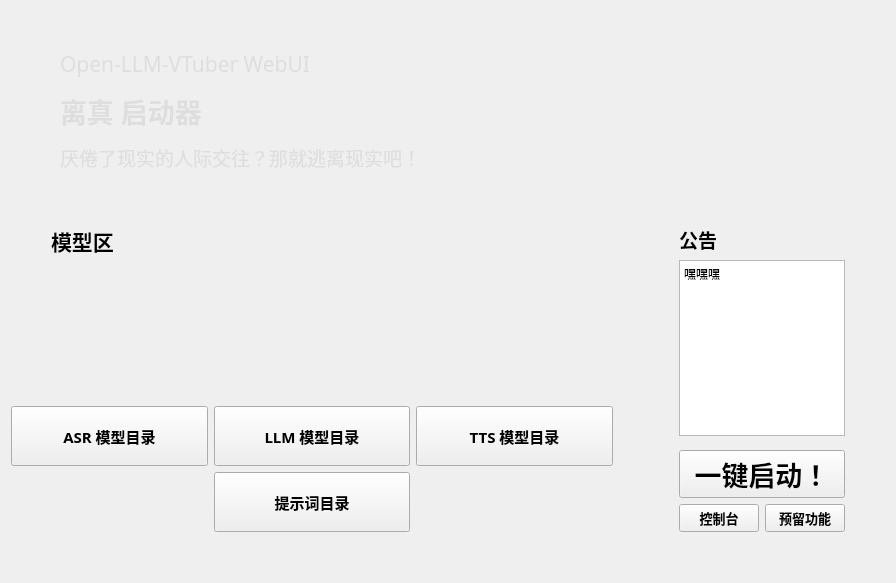
<?xml version="1.0" encoding="UTF-8"?>
<ui version="4.0">
 <class>Start</class>
 <widget class="QWidget" name="Start">
  <property name="geometry">
   <rect>
    <x>0</x>
    <y>0</y>
    <width>896</width>
    <height>583</height>
   </rect>
  </property>
  <property name="windowTitle">
   <string>Form</string>
  </property>
  <layout class="QVBoxLayout" name="verticalLayout">
   <item>
    <widget class="QFrame" name="pHeader">
     <property name="sizePolicy">
      <sizepolicy hsizetype="Preferred" vsizetype="Preferred">
       <horstretch>0</horstretch>
       <verstretch>0</verstretch>
      </sizepolicy>
     </property>
     <property name="minimumSize">
      <size>
       <width>800</width>
       <height>200</height>
      </size>
     </property>
     <property name="autoFillBackground">
      <bool>false</bool>
     </property>
     <property name="frameShape">
      <enum>QFrame::Shape::NoFrame</enum>
     </property>
     <property name="frameShadow">
      <enum>QFrame::Shadow::Plain</enum>
     </property>
     <layout class="QHBoxLayout" name="horizontalLayout">
      <item>
       <spacer name="hInfoHSpacer">
        <property name="orientation">
         <enum>Qt::Orientation::Horizontal</enum>
        </property>
        <property name="sizeType">
         <enum>QSizePolicy::Policy::Fixed</enum>
        </property>
        <property name="sizeHint" stdset="0">
         <size>
          <width>40</width>
          <height>20</height>
         </size>
        </property>
       </spacer>
      </item>
      <item>
       <widget class="DisplayLabel" name="headerInfo">
        <property name="font">
         <font>
          <family>阿里巴巴普惠体 R</family>
         </font>
        </property>
        <property name="text">
         <string>&lt;html&gt;&lt;head/&gt;&lt;body&gt;&lt;p&gt;&lt;span style=&quot; font-size:16pt; color:#dedede;&quot;&gt;Open-LLM-VTuber WebUI&lt;/span&gt;&lt;/p&gt;&lt;p&gt;&lt;span style=&quot; font-size:20pt; font-weight:700; color:#dedede;&quot;&gt;离真 启动器&lt;/span&gt;&lt;/p&gt;&lt;p&gt;&lt;span style=&quot; font-size:14pt; color:#dedede;&quot;&gt;厌倦了现实的人际交往？那就逃离现实吧！&lt;/span&gt;&lt;/p&gt;&lt;/body&gt;&lt;/html&gt;</string>
        </property>
       </widget>
      </item>
     </layout>
    </widget>
   </item>
   <item>
    <layout class="QHBoxLayout" name="pMain">
     <item>
      <layout class="QGridLayout" name="pDisplay">
       <item row="8" column="0">
        <layout class="QGridLayout" name="pFolders">
         <item row="2" column="1">
          <widget class="PushButton" name="personaFolder">
           <property name="sizePolicy">
            <sizepolicy hsizetype="Minimum" vsizetype="Expanding">
             <horstretch>0</horstretch>
             <verstretch>0</verstretch>
            </sizepolicy>
           </property>
           <property name="font">
            <font>
             <family>阿里巴巴普惠体 R</family>
             <pointsize>11</pointsize>
             <bold>true</bold>
            </font>
           </property>
           <property name="text">
            <string>提示词目录</string>
           </property>
          </widget>
         </item>
         <item row="1" column="0">
          <widget class="PushButton" name="ASRFolder">
           <property name="sizePolicy">
            <sizepolicy hsizetype="Minimum" vsizetype="Expanding">
             <horstretch>0</horstretch>
             <verstretch>0</verstretch>
            </sizepolicy>
           </property>
           <property name="font">
            <font>
             <family>阿里巴巴普惠体 R</family>
             <pointsize>11</pointsize>
             <bold>true</bold>
            </font>
           </property>
           <property name="text">
            <string>ASR 模型目录</string>
           </property>
          </widget>
         </item>
         <item row="1" column="2">
          <widget class="PushButton" name="TTSFolder">
           <property name="sizePolicy">
            <sizepolicy hsizetype="Minimum" vsizetype="Expanding">
             <horstretch>0</horstretch>
             <verstretch>0</verstretch>
            </sizepolicy>
           </property>
           <property name="font">
            <font>
             <family>阿里巴巴普惠体 R</family>
             <pointsize>11</pointsize>
             <bold>true</bold>
            </font>
           </property>
           <property name="text">
            <string>TTS 模型目录</string>
           </property>
          </widget>
         </item>
         <item row="1" column="1">
          <widget class="PushButton" name="LLMFolder">
           <property name="sizePolicy">
            <sizepolicy hsizetype="Minimum" vsizetype="Expanding">
             <horstretch>0</horstretch>
             <verstretch>0</verstretch>
            </sizepolicy>
           </property>
           <property name="font">
            <font>
             <family>阿里巴巴普惠体 R</family>
             <pointsize>11</pointsize>
             <bold>true</bold>
            </font>
           </property>
           <property name="text">
            <string>LLM 模型目录</string>
           </property>
          </widget>
         </item>
        </layout>
       </item>
       <item row="2" column="0">
        <spacer name="tVSpacerB">
         <property name="orientation">
          <enum>Qt::Orientation::Vertical</enum>
         </property>
         <property name="sizeType">
          <enum>QSizePolicy::Policy::Fixed</enum>
         </property>
         <property name="sizeHint" stdset="0">
          <size>
           <width>20</width>
           <height>5</height>
          </size>
         </property>
        </spacer>
       </item>
       <item row="6" column="0">
        <layout class="QGridLayout" name="pModels">
         <item row="0" column="0">
          <widget class="ModelDisplayCard" name="ASRCard" native="true">
           <property name="sizePolicy">
            <sizepolicy hsizetype="Expanding" vsizetype="Expanding">
             <horstretch>0</horstretch>
             <verstretch>0</verstretch>
            </sizepolicy>
           </property>
          </widget>
         </item>
         <item row="0" column="1">
          <widget class="ModelDisplayCard" name="LLMCard" native="true">
           <property name="sizePolicy">
            <sizepolicy hsizetype="Expanding" vsizetype="Expanding">
             <horstretch>0</horstretch>
             <verstretch>0</verstretch>
            </sizepolicy>
           </property>
          </widget>
         </item>
         <item row="0" column="2">
          <widget class="ModelDisplayCard" name="TTSCard" native="true">
           <property name="sizePolicy">
            <sizepolicy hsizetype="Expanding" vsizetype="Expanding">
             <horstretch>0</horstretch>
             <verstretch>0</verstretch>
            </sizepolicy>
           </property>
          </widget>
         </item>
        </layout>
       </item>
       <item row="1" column="0">
        <layout class="QHBoxLayout" name="modelTitle">
         <item>
          <spacer name="tMGHSpacerL">
           <property name="orientation">
            <enum>Qt::Orientation::Horizontal</enum>
           </property>
           <property name="sizeType">
            <enum>QSizePolicy::Policy::Fixed</enum>
           </property>
           <property name="sizeHint" stdset="0">
            <size>
             <width>40</width>
             <height>20</height>
            </size>
           </property>
          </spacer>
         </item>
         <item>
          <widget class="DisplayLabel" name="mTitleLabel">
           <property name="font">
            <font>
             <family>阿里巴巴普惠体 R</family>
             <pointsize>16</pointsize>
             <bold>true</bold>
            </font>
           </property>
           <property name="text">
            <string>模型区</string>
           </property>
          </widget>
         </item>
        </layout>
       </item>
       <item row="0" column="0">
        <spacer name="tVSpacerT">
         <property name="orientation">
          <enum>Qt::Orientation::Vertical</enum>
         </property>
         <property name="sizeType">
          <enum>QSizePolicy::Policy::Fixed</enum>
         </property>
         <property name="sizeHint" stdset="0">
          <size>
           <width>20</width>
           <height>8</height>
          </size>
         </property>
        </spacer>
       </item>
       <item row="9" column="0">
        <spacer name="mgVSpacerB2">
         <property name="orientation">
          <enum>Qt::Orientation::Vertical</enum>
         </property>
         <property name="sizeType">
          <enum>QSizePolicy::Policy::Fixed</enum>
         </property>
         <property name="sizeHint" stdset="0">
          <size>
           <width>20</width>
           <height>40</height>
          </size>
         </property>
        </spacer>
       </item>
       <item row="7" column="0">
        <spacer name="cFVSpacer">
         <property name="orientation">
          <enum>Qt::Orientation::Vertical</enum>
         </property>
         <property name="sizeType">
          <enum>QSizePolicy::Policy::Fixed</enum>
         </property>
         <property name="sizeHint" stdset="0">
          <size>
           <width>20</width>
           <height>5</height>
          </size>
         </property>
        </spacer>
       </item>
      </layout>
     </item>
     <item>
      <spacer name="mgHSpacerL">
       <property name="orientation">
        <enum>Qt::Orientation::Horizontal</enum>
       </property>
       <property name="sizeType">
        <enum>QSizePolicy::Policy::Minimum</enum>
       </property>
       <property name="sizeHint" stdset="0">
        <size>
         <width>60</width>
         <height>0</height>
        </size>
       </property>
      </spacer>
     </item>
     <item>
      <layout class="QGridLayout" name="pStart">
       <item row="5" column="0">
        <layout class="QGridLayout" name="mulitFunc">
         <item row="0" column="0">
          <widget class="PushButton" name="bButton">
           <property name="font">
            <font>
             <family>阿里巴巴普惠体 R</family>
             <pointsize>10</pointsize>
             <bold>true</bold>
            </font>
           </property>
           <property name="text">
            <string>控制台</string>
           </property>
          </widget>
         </item>
         <item row="0" column="1">
          <widget class="PushButton" name="aButton">
           <property name="font">
            <font>
             <family>阿里巴巴普惠体 R</family>
             <pointsize>10</pointsize>
             <bold>true</bold>
            </font>
           </property>
           <property name="text">
            <string>预留功能</string>
           </property>
          </widget>
         </item>
        </layout>
       </item>
       <item row="1" column="0">
        <widget class="DisplayLabel" name="bTitle">
         <property name="sizePolicy">
          <sizepolicy hsizetype="Preferred" vsizetype="Fixed">
           <horstretch>0</horstretch>
           <verstretch>0</verstretch>
          </sizepolicy>
         </property>
         <property name="font">
          <font>
           <family>阿里巴巴普惠体 R</family>
           <pointsize>14</pointsize>
           <bold>true</bold>
          </font>
         </property>
         <property name="text">
          <string>公告</string>
         </property>
        </widget>
       </item>
       <item row="7" column="0">
        <spacer name="mgVSpacerB">
         <property name="orientation">
          <enum>Qt::Orientation::Vertical</enum>
         </property>
         <property name="sizeType">
          <enum>QSizePolicy::Policy::Fixed</enum>
         </property>
         <property name="sizeHint" stdset="0">
          <size>
           <width>20</width>
           <height>40</height>
          </size>
         </property>
        </spacer>
       </item>
       <item row="2" column="0">
        <widget class="TextBrowser" name="broadcast">
         <property name="sizePolicy">
          <sizepolicy hsizetype="Ignored" vsizetype="Preferred">
           <horstretch>0</horstretch>
           <verstretch>0</verstretch>
          </sizepolicy>
         </property>
         <property name="maximumSize">
          <size>
           <width>200</width>
           <height>16777215</height>
          </size>
         </property>
         <property name="font">
          <font>
           <family>阿里巴巴普惠体 R</family>
           <pointsize>10</pointsize>
          </font>
         </property>
         <property name="html">
          <string>&lt;!DOCTYPE HTML PUBLIC &quot;-//W3C//DTD HTML 4.0//EN&quot; &quot;http://www.w3.org/TR/REC-html40/strict.dtd&quot;&gt;
&lt;html&gt;&lt;head&gt;&lt;meta name=&quot;qrichtext&quot; content=&quot;1&quot; /&gt;&lt;meta charset=&quot;utf-8&quot; /&gt;&lt;style type=&quot;text/css&quot;&gt;
p, li { white-space: pre-wrap; }
hr { height: 1px; border-width: 0; }
li.unchecked::marker { content: &quot;\2610&quot;; }
li.checked::marker { content: &quot;\2612&quot;; }
&lt;/style&gt;&lt;/head&gt;&lt;body style=&quot; font-family:'阿里巴巴普惠体 R'; font-size:10pt; font-weight:400; font-style:normal;&quot;&gt;
&lt;p style=&quot; margin-top:0px; margin-bottom:0px; margin-left:0px; margin-right:0px; -qt-block-indent:0; text-indent:0px;&quot;&gt;&lt;span style=&quot; font-family:'Microsoft YaHei UI'; font-size:9pt;&quot;&gt;嘿嘿嘿&lt;/span&gt;&lt;/p&gt;&lt;/body&gt;&lt;/html&gt;</string>
         </property>
        </widget>
       </item>
       <item row="4" column="0">
        <widget class="PrimaryPushButton" name="startButton">
         <property name="sizePolicy">
          <sizepolicy hsizetype="Minimum" vsizetype="Expanding">
           <horstretch>0</horstretch>
           <verstretch>0</verstretch>
          </sizepolicy>
         </property>
         <property name="minimumSize">
          <size>
           <width>0</width>
           <height>0</height>
          </size>
         </property>
         <property name="maximumSize">
          <size>
           <width>16777215</width>
           <height>80</height>
          </size>
         </property>
         <property name="font">
          <font>
           <family>阿里巴巴普惠体 R</family>
           <pointsize>20</pointsize>
           <bold>true</bold>
          </font>
         </property>
         <property name="text">
          <string>一键启动！</string>
         </property>
        </widget>
       </item>
       <item row="0" column="0">
        <spacer name="bTMGVspacerT">
         <property name="orientation">
          <enum>Qt::Orientation::Vertical</enum>
         </property>
         <property name="sizeType">
          <enum>QSizePolicy::Policy::Fixed</enum>
         </property>
         <property name="sizeHint" stdset="0">
          <size>
           <width>20</width>
           <height>8</height>
          </size>
         </property>
        </spacer>
       </item>
       <item row="3" column="0">
        <spacer name="bSMGVSpacer">
         <property name="orientation">
          <enum>Qt::Orientation::Vertical</enum>
         </property>
         <property name="sizeType">
          <enum>QSizePolicy::Policy::Fixed</enum>
         </property>
         <property name="sizeHint" stdset="0">
          <size>
           <width>20</width>
           <height>8</height>
          </size>
         </property>
        </spacer>
       </item>
      </layout>
     </item>
     <item>
      <spacer name="mgHSpacerR">
       <property name="orientation">
        <enum>Qt::Orientation::Horizontal</enum>
       </property>
       <property name="sizeType">
        <enum>QSizePolicy::Policy::Fixed</enum>
       </property>
       <property name="sizeHint" stdset="0">
        <size>
         <width>40</width>
         <height>20</height>
        </size>
       </property>
      </spacer>
     </item>
    </layout>
   </item>
  </layout>
 </widget>
 <customwidgets>
  <customwidget>
   <class>DisplayLabel</class>
   <extends>QLabel</extends>
   <header>qfluentwidgets</header>
  </customwidget>
  <customwidget>
   <class>ModelDisplayCard</class>
   <extends>QWidget</extends>
   <header>Widgets</header>
   <container>1</container>
  </customwidget>
  <customwidget>
   <class>PushButton</class>
   <extends>QPushButton</extends>
   <header>qfluentwidgets</header>
  </customwidget>
  <customwidget>
   <class>PrimaryPushButton</class>
   <extends>QPushButton</extends>
   <header>qfluentwidgets</header>
  </customwidget>
  <customwidget>
   <class>TextBrowser</class>
   <extends>QTextBrowser</extends>
   <header>qfluentwidgets</header>
  </customwidget>
 </customwidgets>
 <resources/>
 <connections/>
</ui>
